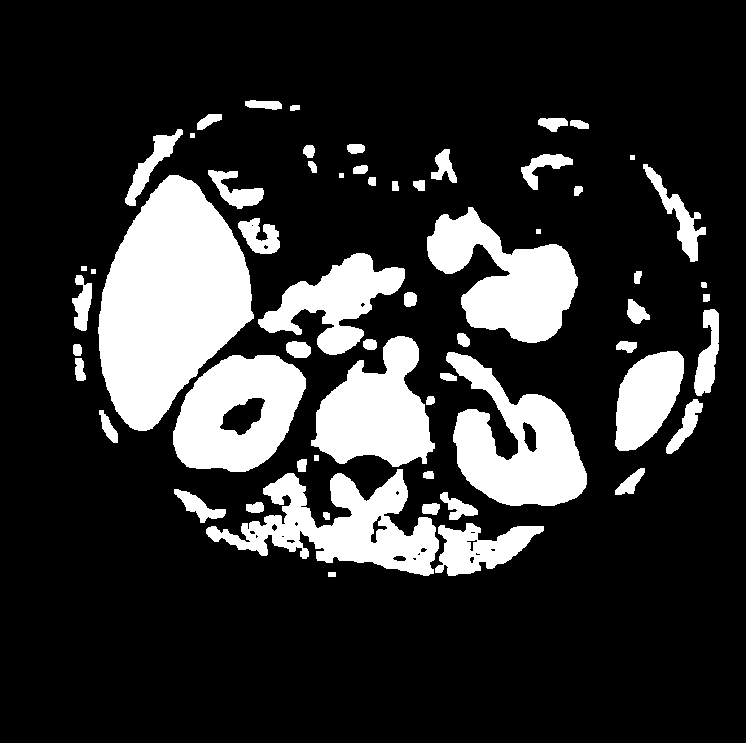
#> input picture HW1/hw1/openningDeneme.png, 746 x 743 px
$ python task3.py
#> lines starting #> are read from the running program, lines starting #| are printed output that depends on the picture; after the words box and inside, x2 and y2 are one past the last pixel; in counts of white or black regions, pixels touching at a corner belong together
import numpy as np
import cv2


# kesisen matrix de çıkarma yapar
# [74 lines left out: functions sunbstract, erosion, dilation, opening, not called in this run]
#opening('abdomen.png')


def numberOfComponent(input):
#> called with input = 'openningDeneme.png'
    img = cv2.imread(input,cv2.IMREAD_GRAYSCALE)
#> img: shape (743, 746); 19.6% white; 61 white regions, largest, box (x1, y1, x2, y2) and area: (98, 175, 254, 431) 25684, (446, 352, 587, 506) 11485, (206, 469, 439, 576) 11048
    col, row = img.shape
#> col = 743; row = 746
    count = 0
    Timg = np.zeros((col,row),np.uint8)
    colCounter = 0
    rowCounter = 0
    pixelCount = 1
    while rowCounter < col:
        while colCounter< row:
            if rowCounter != 0 and colCounter != 0:
                if img[rowCounter][colCounter] == 255:
                    if img[rowCounter][colCounter-1] == 0 and img[rowCounter - 1][colCounter] == 0:
                        Timg[rowCounter][colCounter] = pixelCount
                        count += 1
                        pixelCount+=1
                    elif img[rowCounter][colCounter-1] == 0 and img[rowCounter - 1][colCounter] == 255:
                        Timg[rowCounter][colCounter] = Timg[rowCounter -1][colCounter]
                    elif img[rowCounter][colCounter-1] == 255 and img[rowCounter - 1][colCounter] == 0:
                        Timg[rowCounter][colCounter] = Timg[rowCounter][colCounter - 1]
                    elif img[rowCounter][colCounter-1] != 0 and img[rowCounter - 1][colCounter] != 0:
                        if  Timg[rowCounter -1][colCounter] == Timg[rowCounter][colCounter - 1]:
                            Timg[rowCounter][colCounter] = Timg[rowCounter][colCounter - 1]
                        else:
                            Timg[rowCounter][colCounter] = Timg[rowCounter][colCounter - 1]
                            pixelTarget = Timg[rowCounter -1][colCounter]
                            pixelSource = Timg[rowCounter][colCounter-1]
                            Timg[Timg == pixelTarget] = pixelSource # replace element
                            count -=1


            colCounter +=1
        colCounter = 0
        rowCounter +=1
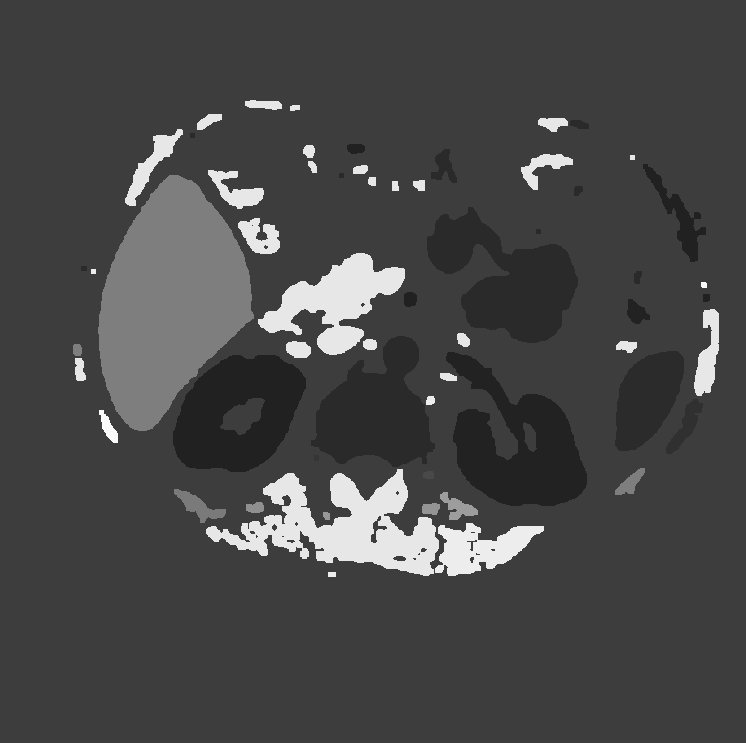
#> Timg: shape (743, 746); min 33, max 250, mean 71
#> after the loop, count = 61; pixelCount = 751; rowCounter = 743
    print(count)
#| 61
    cv2.imshow('conponent',img)
    cv2.waitKey(0)
    cv2.destroyAllWindows()
numberOfComponent('openningDeneme.png')


import cv2
import numpy as np

img = cv2.imread('openningDeneme.png',0)
kernel = np.ones((5,5),np.uint8)
# [4 lines of commented-out code are left out]
num,img = cv2.connectedComponents(img,connectivity=4)
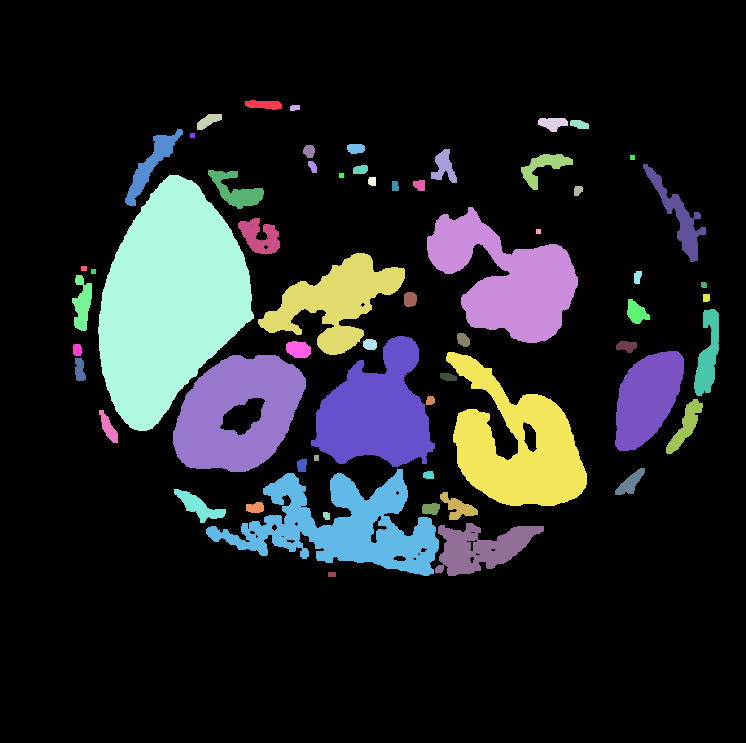
#> img: shape (743, 746) int32; 62 distinct labels, from 0 to 61; one colour per label, 0 black
#> num = 62
cv2.imshow('conponsssent',img)
cv2.waitKey(0)
cv2.destroyAllWindows()
print(num-1)
#| 61
